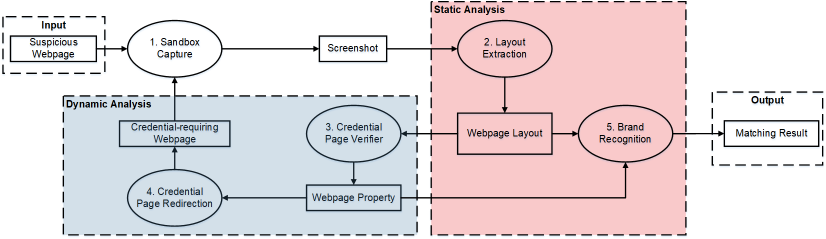
#> input picture big_pic/pic.jpg, 1652 x 478 px (shown at 1/2 size)
$ python -i operators.py   (imports and definitions only)   (Python 2 division)
#> lines starting #> are read from the running program, lines starting #| are printed output that depends on the picture
"""
# Copyright (c) 2020 PaddlePaddle Authors. All Rights Reserved
#
# Licensed under the Apache License, Version 2.0 (the "License");
# you may not use this file except in compliance with the License.
# You may obtain a copy of the License at
#
#     http://www.apache.org/licenses/LICENSE-2.0
#
# Unless required by applicable law or agreed to in writing, software
# distributed under the License is distributed on an "AS IS" BASIS,
# WITHOUT WARRANTIES OR CONDITIONS OF ANY KIND, either express or implied.
# See the License for the specific language governing permissions and
# limitations under the License.
"""

from __future__ import absolute_import
from __future__ import division
from __future__ import print_function
from __future__ import unicode_literals

import sys
import six
import cv2
import numpy as np
import PIL

class DecodeImage(object):
    """ decode image """

    def __init__(self, img_mode='RGB', channel_first=False, **kwargs):
        self.img_mode = img_mode
        self.channel_first = channel_first

    # [28 lines left out: function __call__, not called in this run]


class NormalizeImage(object):
    """ normalize image such as substract mean, divide std
    """

    # [22 lines left out: functions __init__, __call__, not called in this run]


class ToCHWImage(object):
    """ convert hwc image to chw image
    """

    def __init__(self, **kwargs):
        pass

    # [7 lines left out: function __call__, not called in this run]


class KeepKeys(object):
    def __init__(self, keep_keys, **kwargs):
        self.keep_keys = keep_keys

    # [5 lines left out: function __call__, not called in this run]


class DetResizeForTest(object):
    def __init__(self, **kwargs):
        super(DetResizeForTest, self).__init__()
        self.resize_type = 0
        if 'image_shape' in kwargs:
            self.image_shape = kwargs['image_shape']
            self.resize_type = 1
        elif 'limit_side_len' in kwargs:
            self.limit_side_len = kwargs['limit_side_len']
            self.limit_type = kwargs.get('limit_type', 'min')
        elif 'resize_long' in kwargs:
            self.resize_type = 2
            self.resize_long = kwargs.get('resize_long', 960)
        else:
            self.limit_side_len = 736
            self.limit_type = 'min'

    def __call__(self, data):
        img = data['image']
        src_h, src_w, _ = img.shape

        if self.resize_type == 0:
            # img, shape = self.resize_image_type0(img)
            img, [ratio_h, ratio_w] = self.resize_image_type0(img)
        elif self.resize_type == 2:
            img, [ratio_h, ratio_w] = self.resize_image_type2(img)
        else:
            # img, shape = self.resize_image_type1(img)
            img, [ratio_h, ratio_w] = self.resize_image_type1(img)
        data['image'] = img
        data['shape'] = np.array([src_h, src_w, ratio_h, ratio_w])
        return data

    # [76 lines left out: functions resize_image_type1, resize_image_type0, resize_image_type2, not called in this run]


class E2EResizeForTest(object):
    # [66 lines left out: functions __init__, __call__, resize_image_for_totaltext, resize_image, not called in this run]

>>> import cv2
>>> picture = cv2.imread('../../../../../big_pic/pic.jpg', cv2.IMREAD_GRAYSCALE)
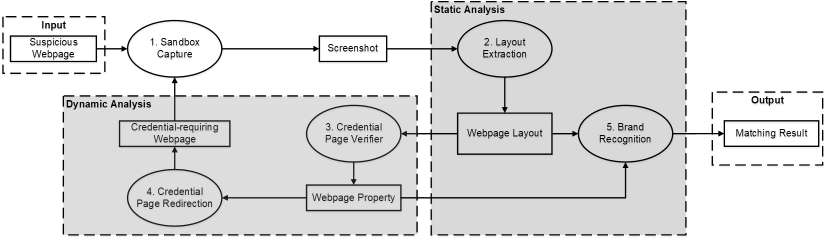
#> picture: shape (478, 1652) (shown at 1/2 size); min 0, max 255, mean 223.1
#> (the run stopped early here; a loop or call above may not have finished)
